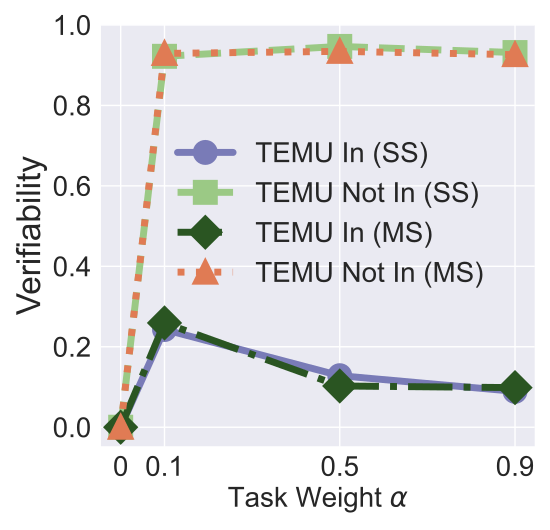

This chart was generated by the following Python code:


import numpy as np
import matplotlib.pyplot as plt

epsilon = 3
beta = 1 / epsilon


x=[0, 0.1, 0.5, 0.9]

labels = ['0', '0.1', '0.5', '0.9']
# unl_org = [97.77, 97.55, 97.35, 97.29, 97.21, 97.21]

unl_mib = [0, 0, 0, 0 ]
unl_mib_bck = [0, 0.7, 0.7, 0.7 ]


# unl_hess_r = [96.6, 96.66, 96.04, 95.94, 95.85, 97.21]
unl_muv_includes = [0.0, 0.2428, 0.1281, 0.0891 ]

unl_muv = [0.0, 0.9221, 0.9467,  0.9314 ]
# unl_ss_wo = [94.32, 94.53, 94.78, 93.38, 94.04, 97.21]

unl_muv_lowerb_multi_in = [0, 0.2592, 0.1025, 0.0984]
unl_muv_lowerb_multi_not_in = [0,  0.9293, 0.9344, 0.9262]


plt.style.use('seaborn')
plt.figure(figsize=(5.5, 5.3))
l_w=5
m_s=15
marker_s = 3
markevery=1
#plt.figure(figsize=(8, 5.3))
#plt.plot(x, unl_fr, color='blue', marker='^', label='Retrain',linewidth=l_w, markersize=m_s)
plt.plot(x, unl_muv_includes, linestyle='-', color='#797BB7', marker='o', fillstyle='full', markevery=markevery,
         label='TEMU In (SS)', linewidth=l_w, markersize=m_s, markeredgewidth=marker_s)

#plt.plot(x, unl_ss_w, color='g',  marker='*',  label='PriMU$_{w}$',linewidth=l_w, markersize=m_s)
plt.plot(x, unl_muv, linestyle='--', color='#9BC985',  marker='s', fillstyle='full', markevery=markevery,
         label='TEMU Not In (SS)',linewidth=l_w, markersize=m_s, markeredgewidth=marker_s)




plt.plot(x, unl_muv_lowerb_multi_in, linestyle='-.', color='#2A5522',  marker='D', fillstyle='full', markevery=markevery,
         label='TEMU In (MS)',linewidth=l_w, markersize=m_s, markeredgewidth=marker_s)


plt.plot(x, unl_muv_lowerb_multi_not_in, linestyle=':', color='#E07B54',  marker='^', fillstyle='full', markevery=markevery,
         label='TEMU Not In (MS)', linewidth=l_w,  markersize=m_s, markeredgewidth=marker_s)


#plt.plot(x, unl_vibu, color='silver',  marker='d',  label='VIBU',linewidth=4,  markersize=10)

# plt.plot(x, y_sa03, color='r',  marker='2',  label='AAAI21 A_acc, pr=0.3',linewidth=3, markersize=8)
# plt.plot(x, y_sa05, color='darkblue',  marker='4',  label='AAAI21 A_acc, pr=0.5',linewidth=3, markersize=8)
# plt.plot(x, y_ma03, color='darkviolet',  marker='3',  label='FedMC A_acc, pr=0.3',linewidth=3, markersize=8)
# plt.plot(x, y_ma05, color='cyan',  marker='p',  label='FedMC A_acc, pr=0.5',linewidth=3, markersize=8)


# plt.grid()
leg = plt.legend(fancybox=True, shadow=True)
# plt.xlabel('Malicious Client Ratio (%)' ,fontsize=16)
plt.ylabel('Verifiability' ,fontsize=24)
my_y_ticks = np.arange(0, 1.1, 0.2)
plt.yticks(my_y_ticks,fontsize=20)
plt.xlabel('Task Weight $\\alpha$' ,fontsize=20)

plt.xticks(x, labels, fontsize=20)
# plt.title('CIFAR10 IID')

#plt.annotate(r"1e0", xy=(0.1, 1.01), xycoords='axes fraction', xytext=(-10, 10),textcoords='offset points', ha='right', va='center', fontsize=15)


# plt.title('(c) Utility Preservation', fontsize=24)
plt.legend(loc=(0.151, 0.35),fontsize=20)
plt.tight_layout()
#plt.title("MNIST")
plt.rcParams['figure.figsize'] = (2.0, 1)
plt.rcParams['image.interpolation'] = 'nearest'
plt.rcParams['figure.subplot.left'] = 0.11
plt.rcParams['figure.subplot.bottom'] = 0.08
plt.rcParams['figure.subplot.right'] = 0.977
plt.rcParams['figure.subplot.top'] = 0.969
plt.savefig('celeba_verifiability_lower_bound_analysis.pdf', format='pdf', dpi=200)
plt.show()
